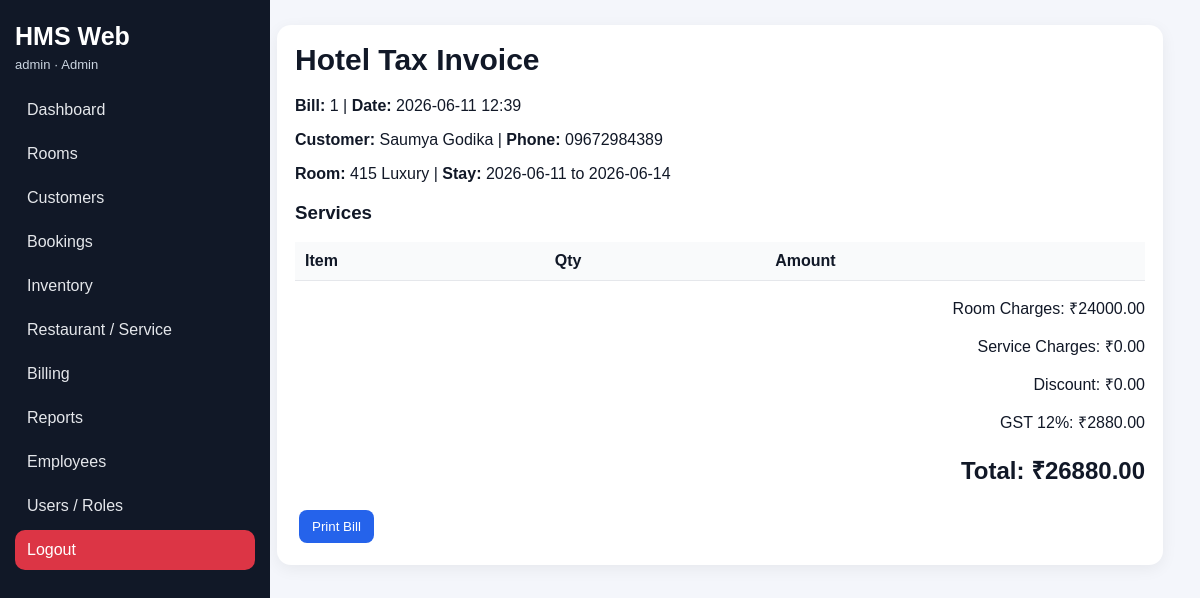
The page /bill/1 (signed in) on the database its author committed.
### tables this page shows
CREATE TABLE bills(
        id INTEGER PRIMARY KEY AUTOINCREMENT,
        booking_id INTEGER UNIQUE,
        room_charges REAL,
        service_charges REAL,
        tax REAL,
        discount REAL,
        total REAL,
        payment_status TEXT,
        bill_date TEXT);

CREATE TABLE customers(
        id INTEGER PRIMARY KEY AUTOINCREMENT,
        name TEXT,
        phone TEXT,
        email TEXT,
        id_proof TEXT,
        address TEXT);

CREATE TABLE rooms(
        id INTEGER PRIMARY KEY AUTOINCREMENT,
        room_no TEXT UNIQUE,
        category TEXT,
        price REAL,
        status TEXT DEFAULT 'Available');

CREATE TABLE bookings(
        id INTEGER PRIMARY KEY AUTOINCREMENT,
        customer_id INTEGER,
        room_id INTEGER,
        checkin TEXT,
        checkout TEXT,
        status TEXT DEFAULT 'Active');

### app.py (the view)
@app.route("/bill/<int:id>")
def bill_detail(id):
    bill = run("""SELECT bills.*,c.name,c.phone,c.email,c.address,r.room_no,r.category,b.checkin,b.checkout
                  FROM bills JOIN bookings b ON bills.booking_id=b.id
                  JOIN customers c ON b.customer_id=c.id JOIN rooms r ON b.room_id=r.id
                  WHERE bills.booking_id=?""", (id,), one=True)
    services = run("""SELECT i.item_name,su.quantity,su.amount FROM service_usage su
                      JOIN inventory i ON su.item_id=i.id WHERE su.booking_id=?""", (id,))
    return render_template("bill_detail.html", bill=bill, services=services)

### app.py (called while the page is built)
def db():
    con = sqlite3.connect(DB_PATH)
    con.row_factory = sqlite3.Row
    return con

def run(sql, args=(), one=False, commit=False):
    con = db()
    cur = con.execute(sql, args)
    if commit:
        con.commit()
        last = cur.lastrowid
        con.close()
        return last
    rows = cur.fetchall()
    con.close()
    return (rows[0] if rows else None) if one else rows

def login_required():
    return "user_id" in session

@app.context_processor
def inject():
    return dict(current_user=session)

@app.before_request
def protect():
    allowed = ["login", "static"]
    if request.endpoint and request.endpoint not in allowed and not login_required():
        return redirect(url_for("login"))

### templates/bill_detail.html
{% extends "base.html" %}{% block content %}<div class="panel invoice"><h1>Hotel Tax Invoice</h1><p><b>Bill:</b> {{bill.id}} | <b>Date:</b> {{bill.bill_date}}</p><p><b>Customer:</b> {{bill.name}} | <b>Phone:</b> {{bill.phone}}</p><p><b>Room:</b> {{bill.room_no}} {{bill.category}} | <b>Stay:</b> {{bill.checkin}} to {{bill.checkout}}</p><h3>Services</h3><table><tr><th>Item</th><th>Qty</th><th>Amount</th></tr>{% for s in services %}<tr><td>{{s.item_name}}</td><td>{{s.quantity}}</td><td>₹{{s.amount}}</td></tr>{% endfor %}</table><div class="total"><p>Room Charges: ₹{{"%.2f"|format(bill.room_charges)}}</p><p>Service Charges: ₹{{"%.2f"|format(bill.service_charges)}}</p><p>Discount: ₹{{"%.2f"|format(bill.discount)}}</p><p>GST 12%: ₹{{"%.2f"|format(bill.tax)}}</p><h2>Total: ₹{{"%.2f"|format(bill.total)}}</h2></div><button onclick="window.print()">Print Bill</button></div>{% endblock %}

### static/css/style.css (style rules this page uses)
body { margin:0;background:#f4f6fb;font-family:Arial,sans-serif;color:#111827 }
h1 { font-size:30px;margin:0 0 20px }
.panel,.card { background:white;padding:18px;border-radius:14px;box-shadow:0 4px 16px rgba(0,0,0,.06);margin-bottom:16px }
button,.button { background:#2563eb;color:white;border:0;border-radius:8px;padding:9px 13px;text-decoration:none;display:inline-block;margin:4px;cursor:pointer }
table { width:100%;border-collapse:collapse;background:white }
th,td { padding:10px;border-bottom:1px solid #e5e7eb;text-align:left }
th { background:#f9fafb }
.total { text-align:right }
.invoice { max-width:850px;margin:auto }

### rows shown on the page
bills: id "1", bill_date "2026-06-11 12:39", room_charges "24000.00", service_charges "0.00", discount "0.00", tax "2880.00", total "26880.00"
customers: name "Saumya Godika", phone "09672984389"
rooms: room_no "415", category "Luxury"
bookings: checkin "2026-06-11", checkout "2026-06-14"

### other values the page prints
{{ current_user.username }} "admin"
{{ current_user.role }} "Admin"
